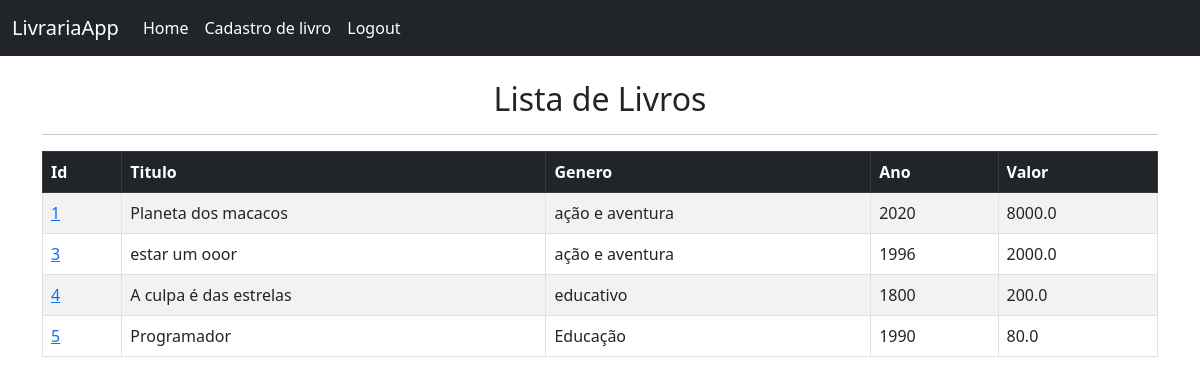
The app's page / (signed in) with its own data.
### livraria/models.py (models this page shows, shortened)
class Book(models.Model):
    cleated_at = models.DateTimeField(auto_now_add= True)
    title = models.CharField(max_length=50)
    description = models.CharField(max_length=200)
    year = models.IntegerField()
    genre = models.CharField(max_length=30)
    value = models.FloatField()

### livraria/views.py (the view)
# urls.py: path('', home, name= 'home'),
def home(request):
    books = Book.objects.all()
    if request.method == 'POST':
        username = request.POST['usuario']
        password = request.POST['senha']
        user = authenticate(
            request,
            username = username,
            password = password
        )
        if user is not None:
            login(request, user)
            messages.success(request,'Login bem sucedido')
            return redirect('home')
        else:
            messages.error(request,'Erro na autenticação')
            return redirect('home')
    else:
        return render(request, 'home.html', {'books': books})

### livraria/templates/home.html (shortened to what this page needs)
{% extends 'base.html' %}
{% block content %}
    {% if user.is_authenticated %}
        <br>
        <h2 class="text-center">Lista de Livros</h2>
        <hr>
        <table class="table table-striped table-bordered table-hover">
            <thead class="table-dark">
                <tr>
                    <th>Id</th>
                    <th>Titulo</th>
                    <th>Genero</th>
                    <th>Ano</th>
                    <th>Valor</th>
                </tr>
            </thead>
            <tbody>
                {% if books %}
                    {% for book in books %}
                    <tr>
                        <td><a href="{% url 'book' book.id %}">{{book.id}}</a></td>
                            <td>{{book.title}}</td>
                            <td>{{book.genre}}</td>
                            <td>{{book.year}}</td>
                            <td>{{book.value}}</td>
                    {% endfor %}
                {% endif %}
                        </tr>
            </tbody>
        </table>
    {% endif %}
{% endblock %}

### livraria/templates/base.html (shortened to what this page needs)
<!doctype html>
<html lang="en">
  <head>
    <link href="https://cdn.jsdelivr.net/npm/bootstrap@5.0.2/dist/css/bootstrap.min.css" rel="stylesheet">
  </head>
  <body>
    {% include 'navbar.html' %}
    <div class="container">
      {% block content %}
      {% endblock %}
    </div>
  </body>
</html>

### livraria/templates/navbar.html (shortened to what this page needs)
<nav class="navbar navbar-expand-lg navbar-dark bg-dark">
    <div class="container-fluid">
      <a class="navbar-brand" href="{% url 'home' %}">LivrariaApp</a>
      <div class="collapse navbar-collapse" id="navbarSupportedContent">
        <ul class="navbar-nav me-auto mb-2 mb-lg-0">
          <li class="nav-item">
            <a class="nav-link active" aria-current="page" href="{% url 'home' %}">Home</a>
          </li>
          {% if user.is_authenticated %}
          <li class="nav-item">
            <a class="nav-link active" href="{% url 'add_book' %}">Cadastro de livro</a>
          </li>
          <li class="nav-item">
            <a class="nav-link active" href="{% url 'logout' %}">Logout</a>
          </li>
          {% endif %}
        </ul>
      </div>
    </div>
  </nav>

### records on screen
Book: id "1", title "Planeta dos macacos", genre "ação e aventura", year "2020", value "8000.0"
Book: id "3", title "estar um ooor", genre "ação e aventura", year "1996", value "2000.0"
Book: id "4", title "A culpa é das estrelas", genre "educativo", year "1800", value "200.0"
Book: id "5", title "Programador", genre "Educação", year "1990", value "80.0"
